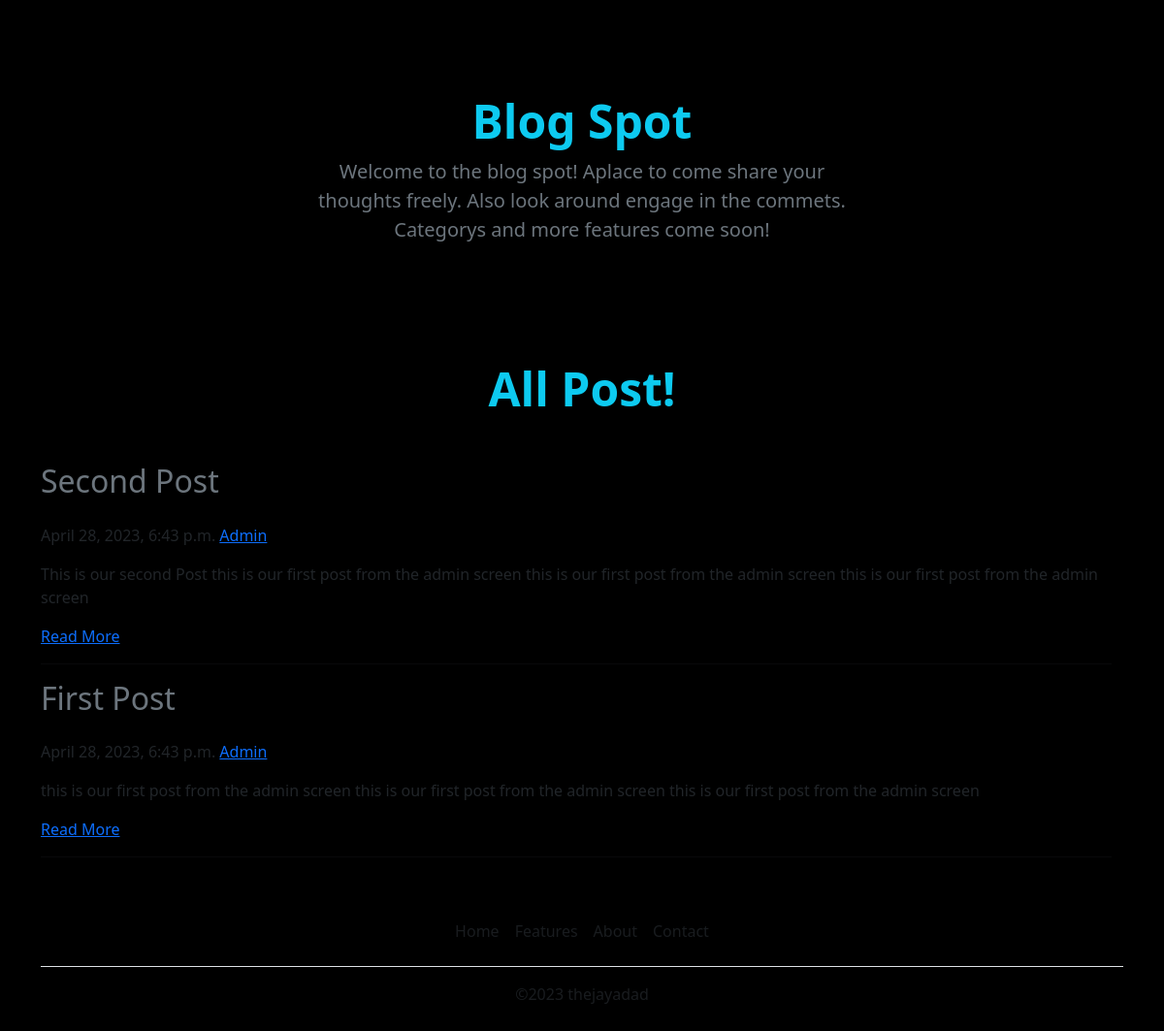
The page / on the database its author committed.
### blog/models.py (models this page shows)
class Post (models.Model):
    title = models.CharField(max_length=100)
    slug = models.SlugField()
    intro = models.TextField()
    body = models.TextField()
    date_added = models.DateTimeField(auto_now_add=True)
    class Meta:
        ordering = ['-date_added']

### blog/views.py (the view)
# urls.py: path('', homepage, name='homepage'),
def homepage(request):
    posts = Post.objects.all()
    return render(request, 'blog/homepage.html', {'posts': posts})

### blog/templates/blog/homepage.html
{% extends 'blog/base.html'%}
{% block content %}
<h2 class="mb-4 display-5 fw-bold text-center text-info">All Post!</h2>
<br>
<div class="list-group container">
{% for post in posts%}
<h2 class="mb-4 text-secondary">{{post.title}}</h2>
<p>{{post.date_added}} <a href="#">Admin</a></p>
<p>{{post.intro}}</p>
<a href="{% url 'detail' post.slug %}">Read More</a>
<hr>
{% endfor%}
</div>
{% endblock%}

### blog/templates/blog/base.html (style rules this page uses)
body { background: black; }

### rows shown on the page
Post: title "Second Post", date_added "April 28, 2023, 6:43 p.m.", intro "This is our second Post this is our first post from the admin screen this is our first post from the admin screen this is our first post from the admin screen"
Post: title "First Post", date_added "April 28, 2023, 6:43 p.m.", intro "this is our first post from the admin screen this is our first post from the admin screen this is our first post from the admin screen"
